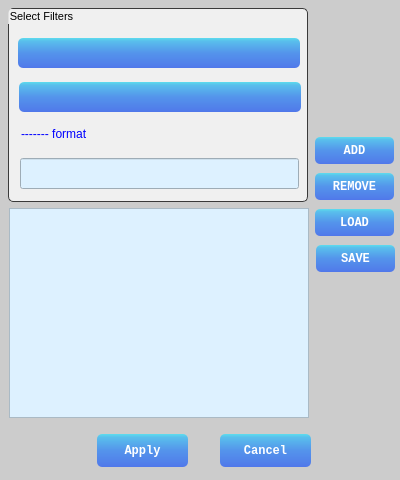
<?xml version="1.0" encoding="UTF-8"?>
<ui version="4.0">
 <class>DlgFilter</class>
 <widget class="QDialog" name="DlgFilter">
  <property name="geometry">
   <rect>
    <x>0</x>
    <y>0</y>
    <width>400</width>
    <height>480</height>
   </rect>
  </property>
  <property name="minimumSize">
   <size>
    <width>400</width>
    <height>480</height>
   </size>
  </property>
  <property name="maximumSize">
   <size>
    <width>450</width>
    <height>480</height>
   </size>
  </property>
  <property name="font">
   <font>
    <family>Monospace</family>
   </font>
  </property>
  <property name="windowTitle">
   <string>Apply Filter</string>
  </property>
  <property name="windowIcon">
   <iconset resource="resources.qrc">
    <normaloff>:/res/res/iconmonstr-filter-4-240.png</normaloff>:/res/res/iconmonstr-filter-4-240.png</iconset>
  </property>
  <property name="styleSheet">
   <string notr="true">#DlgFilter{
background-color: #cccccc;
}

#grpbx_AddFilter{
border: 1px solid #3A3A3A;
border-radius:5px;
background-color:#f0f0f0;
}

QLabel{
color: blue;
}

QLineEdit{
background-color: #DDF1FF;
color: #0076C8;
padding-left: 10px;
}

QPushButton{
color: #ffffff;
background-color: QLinearGradient( x1: 0, y1: 0, x2: 0, y2: 1, stop: 0 #5ddced, stop: 0.1 #59bfec, stop: 0.5 #5494eb, stop: 0.9 #517eea, stop: 1 #5077ea);
border-radius: 5;
font-weight:bold;
}
QPushButton:pressed{
background-color: QLinearGradient( x1: 0, y1: 0, x2: 0, y2: 1, stop: 0 #5077ea, stop: 0.1 #517eea, stop: 0.5 #5494eb, stop: 0.9 #59bfec, stop: 1 #5ddced);
}
QPushButton:disabled{
background: QLinearGradient( x1: 0, y1: 0, x2: 0, y2: 1, stop: 1 #a7a7a7, stop: 0 #f4f4f4);
color:#9d9d9d;
}


QComboBox { 
border-radius:5px; 
background: QLinearGradient( x1: 0, y1: 0, x2: 0, y2: 1, stop: 0 #5ddced, stop: 0.1 #59bfec, stop: 0.5 #5494eb, stop: 0.9 #517eea, stop: 1 #5077ea); 
padding: 1px 23px 1px 3px; 
min-width: 6em; 
color: black;
}
QComboBox::drop-down {
subcontrol-origin: padding; 
subcontrol-position: top right; 
width: 12px; 
border-top-right-radius: 5px; 
border-bottom-right-radius: 5px;
}
QComboBox QAbstractView{ 
margin-top: 3px;
background-color: #4f4f4f; 
color: #999999; 
selection-background-color: #999999; 
selection-color: #4f4f4f;
}
QComboBox::down-arrow { 
image: url(:/ico/res/cmbico.png);
}
QComboBox::disabled{
background: QLinearGradient(x1:0, y1:0, x2:0, y2:1, stop: 1 #A7A7A7, stop: 0 #F4F4F4);
color: #9D9D9D;
}
QComboBox QAbstractItemView::item{
margin-top: 5px;
}


QListView{
background-color: #DDF1FF;
alternate-background-color: #A1A1A1;
font-family: &quot;calibre&quot;;
font-style: normal;
font-size: 13px;
color: black;
}
QListView::item{
padding-top: 4px;
padding-bottom: 4px;
}
QListView::indicator{
width: 40px;
height: 18px;
}

/* !! Custom Scroll Bar !! */
QScrollBar:vertical {
background: #ededed; width: 8px; 
}
QScrollBar::handle:vertical {
background: QLinearGradient( x1: 0, y1: 0, x2: 0, y2: 1, stop: 0 #5077ea,  stop: 1 #5ddced); min-height: 40px;
}
QScrollBar::handle:vertical:hover {
background: QLinearGradient( x1: 0, y1: 0, x2: 0, y2: 1, stop: 1 #0037db,  stop: 0 #0037db);
}
QScrollBar::add-line:vertical { 
background: #75a1ff; height: 0px; subcontrol-position: bottom;   subcontrol-origin: margin; 
}
QScrollBar::sub-line:vertical { 
background: #75a1ff; height: 0px; subcontrol-position: top;  subcontrol-origin: margin;
}

QScrollBar:horizontal {
background: #ededed; 
height:8px;
}
QScrollBar::handle:horizontal {
background: QLinearGradient( x1: 0, y1: 0, x2: 1, y2: 0, stop: 0 #5077ea,  stop: 1 #5ddced);
min-width: 40px;
}
QScrollBar::handle:horizontal:hover {
background: QLinearGradient( x1: 0, y1: 0, x2: 1, y2: 0, stop: 1 #0037db,  stop: 0 #0037db);
}
QScrollBar::add-line:horizontal {
background: #75a1ff;
width: 0px;
subcontrol-position: bottom; 
subcontrol-origin: margin;
}
QScrollBar::sub-line:horizontal {
background: #75a1ff;
width: 0px;
subcontrol-position: top;
subcontrol-origin: margin;
}
</string>
  </property>
  <widget class="QGroupBox" name="grpbx_AddFilter">
   <property name="geometry">
    <rect>
     <x>8</x>
     <y>8</y>
     <width>300</width>
     <height>194</height>
    </rect>
   </property>
   <property name="font">
    <font>
     <pointsize>8</pointsize>
    </font>
   </property>
   <property name="styleSheet">
    <string notr="true">QGroupBox {
border: 1px solid black\n
}</string>
   </property>
   <property name="title">
    <string>Select Filters</string>
   </property>
   <widget class="QComboBox" name="cmbbx_OpType">
    <property name="geometry">
     <rect>
      <x>10</x>
      <y>30</y>
      <width>282</width>
      <height>30</height>
     </rect>
    </property>
   </widget>
   <widget class="QComboBox" name="cmbbx_OpSubj">
    <property name="geometry">
     <rect>
      <x>11</x>
      <y>74</y>
      <width>282</width>
      <height>30</height>
     </rect>
    </property>
   </widget>
   <widget class="QLabel" name="lbl_OpFormatStr">
    <property name="geometry">
     <rect>
      <x>13</x>
      <y>110</y>
      <width>278</width>
      <height>32</height>
     </rect>
    </property>
    <property name="text">
     <string>------- format</string>
    </property>
   </widget>
   <widget class="QLineEdit" name="txt_OpFormat">
    <property name="geometry">
     <rect>
      <x>12</x>
      <y>150</y>
      <width>279</width>
      <height>31</height>
     </rect>
    </property>
   </widget>
  </widget>
  <widget class="QListView" name="lstview_Filters">
   <property name="geometry">
    <rect>
     <x>9</x>
     <y>208</y>
     <width>300</width>
     <height>210</height>
    </rect>
   </property>
  </widget>
  <widget class="QPushButton" name="pshbtn_Add">
   <property name="geometry">
    <rect>
     <x>315</x>
     <y>137</y>
     <width>79</width>
     <height>27</height>
    </rect>
   </property>
   <property name="text">
    <string>ADD</string>
   </property>
  </widget>
  <widget class="QPushButton" name="pshbtn_Remove">
   <property name="geometry">
    <rect>
     <x>315</x>
     <y>173</y>
     <width>79</width>
     <height>27</height>
    </rect>
   </property>
   <property name="text">
    <string>REMOVE</string>
   </property>
  </widget>
  <widget class="QPushButton" name="pshbtn_Load">
   <property name="geometry">
    <rect>
     <x>315</x>
     <y>209</y>
     <width>79</width>
     <height>27</height>
    </rect>
   </property>
   <property name="text">
    <string>LOAD</string>
   </property>
  </widget>
  <widget class="QPushButton" name="pshbtn_Save">
   <property name="geometry">
    <rect>
     <x>316</x>
     <y>245</y>
     <width>79</width>
     <height>27</height>
    </rect>
   </property>
   <property name="text">
    <string>SAVE</string>
   </property>
  </widget>
  <widget class="QPushButton" name="pshbtn_Apply">
   <property name="geometry">
    <rect>
     <x>97</x>
     <y>434</y>
     <width>91</width>
     <height>33</height>
    </rect>
   </property>
   <property name="text">
    <string>Apply</string>
   </property>
  </widget>
  <widget class="QPushButton" name="pshbtn_Cancel">
   <property name="geometry">
    <rect>
     <x>220</x>
     <y>434</y>
     <width>91</width>
     <height>33</height>
    </rect>
   </property>
   <property name="text">
    <string>Cancel</string>
   </property>
  </widget>
 </widget>
 <resources>
  <include location="resources.qrc"/>
 </resources>
 <connections/>
</ui>
